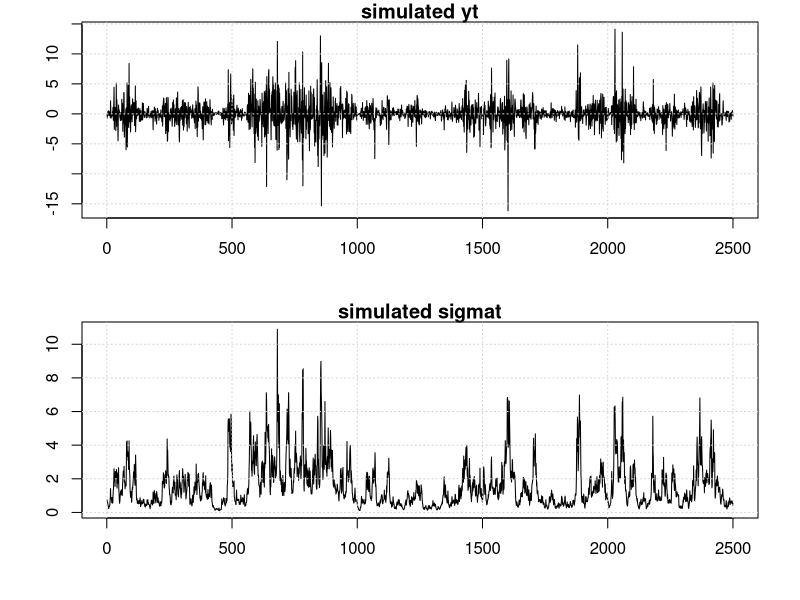
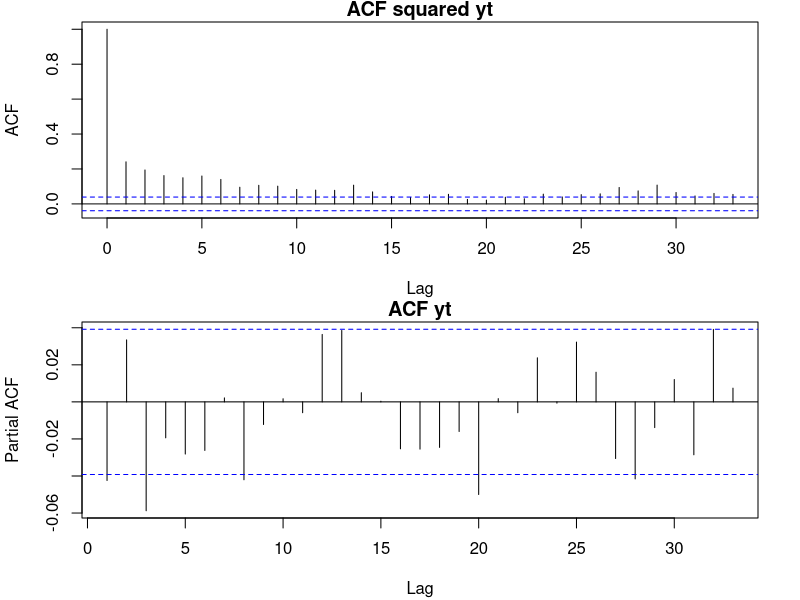

Reproduce these figures in R, in order.
###  SIMULATE DATA FROM SV MODEL
#
#  Description: 
#  This code shows how to simulate data from a stochastic volatility model given by
#
#  x(t) = exp(f(t)/2) * eps(t)
#
#  f(t+1) = omega + beta * f(t) + eta(t)
#
#  where eps ~ NID(0,1) and eta ~ NID(0,sig2f)
#

########################
############ 00. Clean workspace
########################

rm(list=ls())    

########################
############ 1. Choose sample size and parameter values
########################

n <- 2500          # set the sample size n

omega <- 0     # intercept parameter in updating equation
beta <-  0.95  # autoregressive parameter in transition equation
sig2f <- 0.3  # error variance in transition equation

########################
############ 2. Simulate from SV
########################

## 2a. Generate Innovations
# The function rnorm(n) generates a vector of length n of independent N(0,1)

epsilon <- rnorm(n) # generate a vector of standard normal  
eta <- sqrt(sig2f)*rnorm(n) # generate a vector of normal with mean 0 and variance sig2f

## 2b. Define Time Series Vectors

f <- rep(0,n) # define vector of zeros of length n for ft
x <- rep(0,n) # define vector of zeros of length n for y_t

## 2c. Initialize the process ft

# generate ft at t=1 from its unconditional distribution, which is Normal
# with mean equal to omega/(1-beta) and variance sig2f/(1-beta^2)

f[1] <- omega/(1-beta) + sqrt(sig2f/(1-beta^2)) * rnorm(1)

## 2d. Genrate first observation

x[1] <- exp(f[1]/2) * epsilon[1] 

## 2e. Generate Time Series

for(t in 2:n){ # start recursion from t=2 to t=n
  
  f[t] <- omega + beta * f[t-1] + eta[t] # transition equation
  x[t] <- exp(f[t]/2) * epsilon[t]  # observation equation
  
} # end recursion

########################
############ 3. Plot the simulated data
########################

par(mfrow=c(2,1),mar=c(4.1,4.1,1.1,2.1)) 
plot(x, type="l", main="simulated yt",ylab="",xlab="")
grid(nx = NULL, ny = NULL, col = "lightgray", lty = "dotted")
plot(exp(f/2), type="l", main="simulated sigmat",ylab="",xlab="")
grid(nx = NULL, ny = NULL, col = "lightgray", lty = "dotted")

########################
############ 4. Plot autocorrelation functions
########################

par(mfrow=c(2,1),mar=c(4.1,4.1,1.1,2.1)) 
acf(x^2,main="")
title("ACF squared yt", line = 0.3)
pacf(x, main="")
title("ACF yt", line = 0.3)